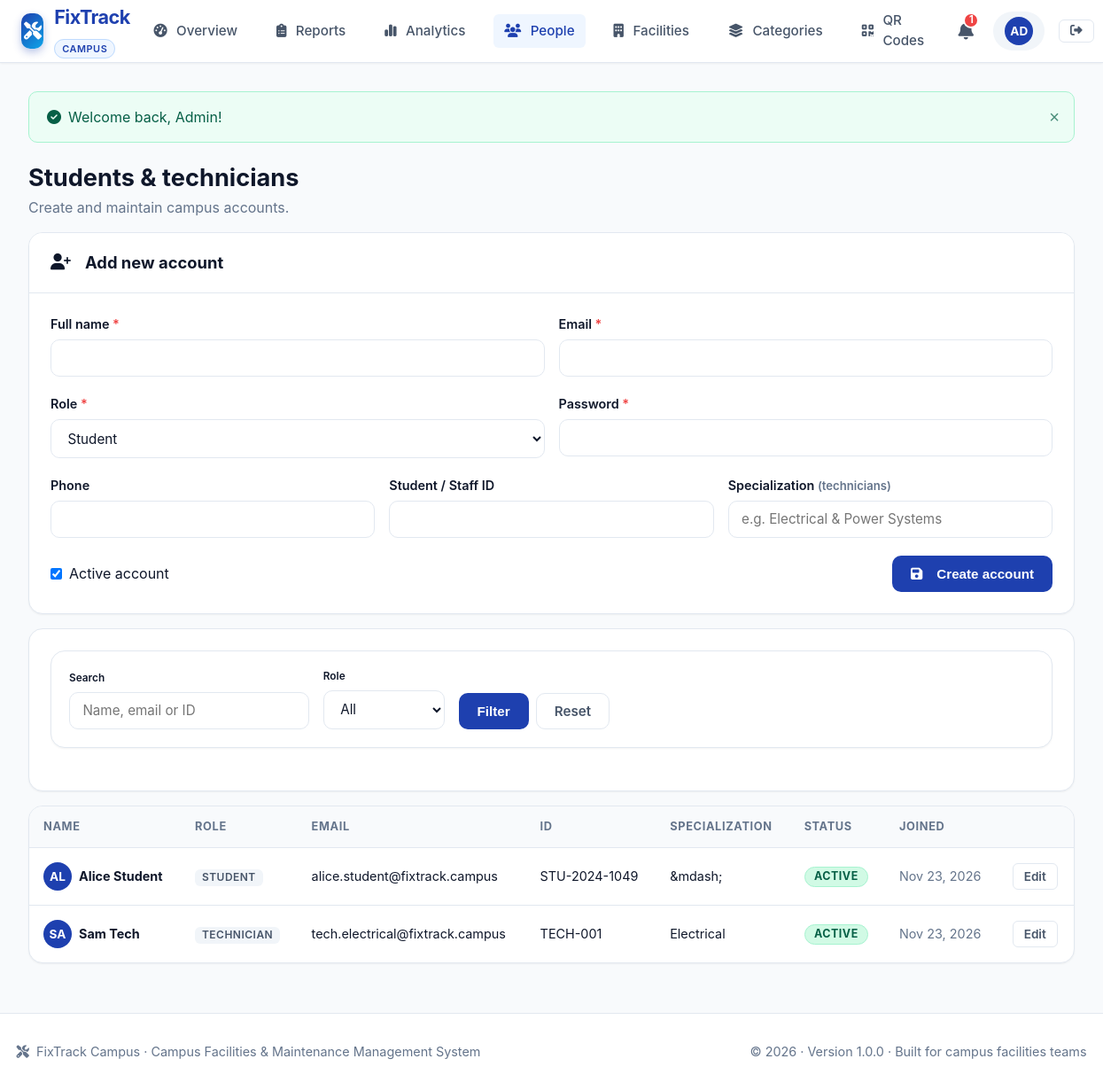
The page /admin/users.php (signed in) on the database its author committed.
### tables this page shows
CREATE TABLE users (
    id INT AUTO_INCREMENT PRIMARY KEY,
    full_name VARCHAR(100) NOT NULL,
    email VARCHAR(150) NOT NULL UNIQUE,
    password_hash VARCHAR(255) NOT NULL,
    role ENUM('student', 'admin', 'technician') NOT NULL DEFAULT 'student',
    phone VARCHAR(30) NULL,
    identifier VARCHAR(50) NULL,
    specialization VARCHAR(100) NULL,
    is_active TINYINT(1) NOT NULL DEFAULT 1,
    created_at DATETIME NOT NULL DEFAULT CURRENT_TIMESTAMP,
    updated_at DATETIME NOT NULL DEFAULT CURRENT_TIMESTAMP ON UPDATE CURRENT_TIMESTAMP,
    INDEX idx_user_role (role)
);

### admin/users.php (the view, shortened to what this page needs)
<?php
require_once __DIR__ . '/../includes/functions.php';
$pdo = get_db();
$q = trim($_GET['q'] ?? '');
$where = ["role IN ('student','technician')"];
$params = [];
$stmt = $pdo->prepare("SELECT * FROM users WHERE " . implode(' AND ', $where) . " ORDER BY role, full_name");
$stmt->execute($params);
$users = $stmt->fetchAll();
$edit = null;
$form = [
    'id' => $edit['id'] ?? 0,
    'full_name' => $edit['full_name'] ?? '',
    'email' => $edit['email'] ?? '',
    'role' => $edit['role'] ?? ROLE_STUDENT,
    'phone' => $edit['phone'] ?? '',
    'identifier' => $edit['identifier'] ?? '',
    'specialization' => $edit['specialization'] ?? '',
    'is_active' => $edit ? (int)$edit['is_active'] : 1,
];
include __DIR__ . '/../includes/header.php';
?>
<div class="mb-4"><h1 style="font-size:1.7rem">Students &amp; technicians</h1><p class="text-muted">Create and maintain campus accounts.</p></div>
<div class="card mb-4">
    <div class="card-header d-flex justify-between align-center"><h2 class="card-title"><i class="fas fa-<?= $edit ? 'pen' : 'user-plus' ?> mr-2"></i><?= $edit ? 'Edit account' : 'Add new account' ?></h2>
    </div>
    <div class="card-body">
        <form method="post" action="<?= e(url('actions/user-save.php')) ?>" data-validate novalidate>
            <div class="form-row">
                <div class="form-group"><label class="form-label">Full name <span class="required">*</span></label>
                    <input class="form-control" type="text" name="full_name" required data-min="2" data-max="100" data-label="Full name" value="<?= e($form['full_name']) ?>"><div class="invalid-feedback"></div></div>
                <div class="form-group"><label class="form-label">Email <span class="required">*</span></label>
                    <input class="form-control" type="email" name="email" required data-type="email" data-label="Email" value="<?= e($form['email']) ?>"><div class="invalid-feedback"></div></div>
            </div>
            <div class="form-row">
                <div class="form-group"><label class="form-label">Role <span class="required">*</span></label>
                    <select class="form-control" name="role" required data-label="Role">
                        <option value="student" <?= $form['role'] === 'student' ? 'selected' : '' ?>>Student</option>
                    </select></div>
                <div class="form-group"><label class="form-label">Password <?= $edit ? '<span class="text-muted small">(leave blank to keep)</span>' : '<span class="required">*</span>' ?></label>
                    <input class="form-control" type="password" name="password" <?= $edit ? '' : 'required data-rule="password"' ?> data-label="Password" autocomplete="new-password"><div class="invalid-feedback"></div></div>
            </div>
            <div class="form-row">
                <div class="form-group"><label class="form-label">Phone</label><input class="form-control" type="text" name="phone" maxlength="30" value="<?= e($form['phone']) ?>"></div>
                <div class="form-group"><label class="form-label">Student / Staff ID</label><input class="form-control" type="text" name="identifier" maxlength="50" value="<?= e($form['identifier']) ?>"></div>
                <div class="form-group"><label class="form-label">Specialization <span class="text-muted small">(technicians)</span></label><input class="form-control" type="text" name="specialization" maxlength="100" value="<?= e($form['specialization']) ?>" placeholder="e.g. Electrical & Power Systems"></div>
            </div>
            <div class="d-flex justify-between align-center" style="flex-wrap:wrap;gap:1rem">
                <label style="display:flex;align-items:center;gap:.5rem"><input type="checkbox" name="is_active" value="1" <?= $form['is_active'] ? 'checked' : '' ?>> Active account</label>
                <button class="btn btn-primary" type="submit"><i class="fas fa-floppy-disk mr-2"></i><?= $edit ? 'Save changes' : 'Create account' ?></button>
            </div>
        </form>
    </div>
</div>
<div class="card mb-4"><div class="card-body">
    <form method="get" action="<?= e(url('admin/users.php')) ?>" class="filter-toolbar">
        <div class="form-group mb-0" style="min-width:220px"><label class="form-label x-small">Search</label><input class="form-control" type="search" name="q" value="<?= e($q) ?>" placeholder="Name, email or ID"></div>
        <div class="form-group mb-0"><label class="form-label x-small">Role</label><select class="form-control" name="role"><option value="">All</option></select></div>
        <div class="toolbar-actions"><button class="btn btn-primary" type="submit">Filter</button><a class="btn btn-outline" href="<?= e(url('admin/users.php')) ?>">Reset</a></div>
    </form>
</div></div>
<div class="card"><div class="card-body p-0"><div class="table-responsive"><table class="table">
    <thead><tr><th>Name</th><th>Role</th><th>Email</th><th>ID</th><th>Specialization</th><th>Status</th><th>Joined</th><th></th></tr></thead>
    <tbody>
    <?php foreach ($users as $u): ?>
        <tr>
            <td><div class="d-flex align-center gap-2"><span class="user-avatar"><?= e(strtoupper(mb_substr($u['full_name'], 0, 2))) ?></span><strong><?= e($u['full_name']) ?></strong></div></td>
            <td><span class="badge badge-soft"><?= e(ucfirst($u['role'])) ?></span></td>
            <td class="small text-break"><?= e($u['email']) ?></td>
            <td class="small"><?= e($u['identifier'] ?? '&mdash;') ?></td>
            <td class="small"><?= e($u['specialization'] ?? '&mdash;') ?></td>
            <td><?= $u['is_active'] ? '<span class="badge badge-status-closed">Active</span>' : '<span class="badge badge-status-rejected">Inactive</span>' ?></td>
            <td class="small text-muted nowrap"><?= e(format_date($u['created_at'], 'M j, Y')) ?></td>
            <td><a class="btn btn-outline btn-sm" href="<?= e(url('admin/users.php?edit=' . (int)$u['id'])) ?>">Edit</a></td>
        </tr>
    <?php endforeach; ?>
    </tbody>
</table></div></div></div>
<?php include __DIR__ . '/../includes/footer.php'; ?>

### assets/css/pages.css (style rules this page uses)
.filter-toolbar { display: flex; flex-wrap: wrap; gap: 1rem; align-items: flex-end; }
.toolbar-actions { display: flex; flex-wrap: wrap; gap: .5rem; align-items: flex-end; }
.small { font-size: .82rem; }
.x-small { font-size: .74rem; }
.text-break { word-break: break-word; }
.nowrap { white-space: nowrap; }
.badge-soft { display: inline-block; padding: .2rem .5rem; border-radius: var(--radius-sm); background: var(--secondary-light); color: var(--text-secondary); font-size: .75rem; font-weight: 600; }
.mb-0 { margin-bottom: 0 !important; }

### rows shown on the page
users: role "Student", is_active "☑", full_name "AL", full_name "Alice Student", role "STUDENT", email "alice.student@fixtrack.campus", identifier "STU-2024-1049", specialization "&mdash;", shows "ACTIVE", created_at "Nov 23, 2026"
users: full_name "SA", full_name "Sam Tech", role "TECHNICIAN", email "tech.electrical@fixtrack.campus", identifier "TECH-001", specialization "Electrical", is_active "ACTIVE", created_at "Nov 23, 2026"

### other values the page prints
$link[0] "Overview"
$link[0] "Reports"
$link[0] "Analytics"
$link[0] "People"
$link[0] "Facilities"
$link[0] "Categories"
$link[0] "QR Codes"
$unread "1"
mb_substr($user['name'], 0, 2) "AD"
$msg "Welcome back, Admin!"
APP_NAME "FixTrack Campus"
APP_TAGLINE "Campus Facilities & Maintenance Management System"
APP_VERSION "1.0.0"
